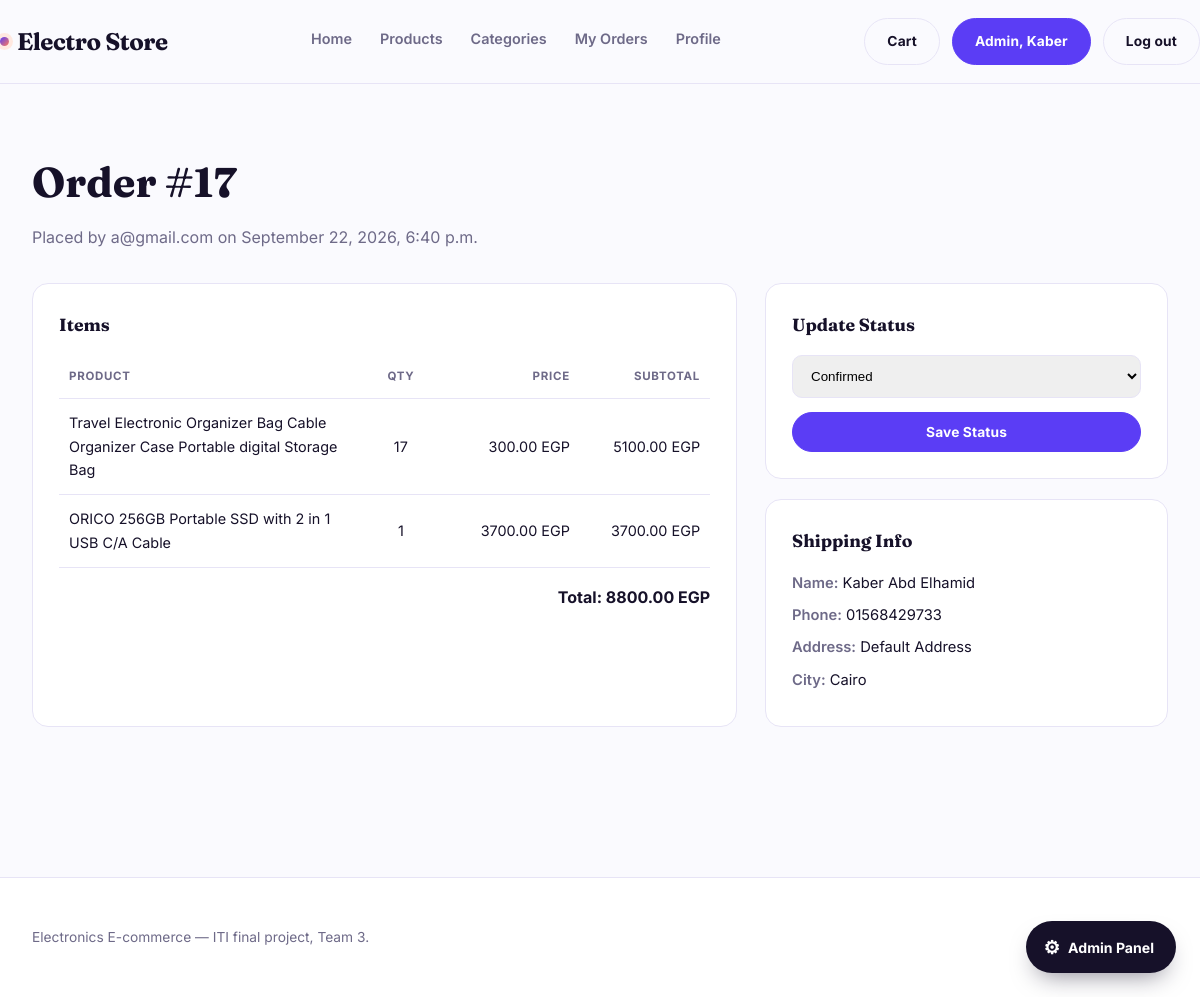
The app's page /orders/manage/17/ (signed in) with its own data.
### accounts/models.py (models this page shows, shortened)
class User(AbstractUser):
    username = None
    email = models.EmailField(unique=True)
    mobile = models.CharField(max_length=11)
    USERNAME_FIELD = "email"
    REQUIRED_FIELDS = []
    objects = UserManager()

### orders/models.py (models this page shows, shortened)
class Order(models.Model):
    STATUS_CHOICES = [
        ('pending', 'Pending'),
        ('confirmed', 'Confirmed'),
        ('shipped', 'Shipped'),
        ('delivered', 'Delivered'),
        ('cancelled', 'Cancelled'),
    ]
    user = models.ForeignKey(
        settings.AUTH_USER_MODEL,
        on_delete=models.CASCADE,
        related_name='orders'
    )
    shipping_full_name = models.CharField(max_length=150)
    shipping_phone = models.CharField(max_length=11)
    shipping_address = models.CharField(max_length=255)
    shipping_city = models.CharField(max_length=100)
    total = models.DecimalField(max_digits=10, decimal_places=2)
    status = models.CharField(max_length=20, choices=STATUS_CHOICES, default='pending')
    created_at = models.DateTimeField(auto_now_add=True)
    class Meta:
        ordering = ['-created_at']

class OrderItem(models.Model):
    order = models.ForeignKey(
        Order,
        on_delete=models.CASCADE,
        related_name='items'
    )
    product = models.ForeignKey(
        Product,
        on_delete=models.PROTECT,
        related_name='order_items'
    )
    quantity = models.PositiveIntegerField()
    price_at_purchase = models.DecimalField(max_digits=10, decimal_places=2)
    def subtotal(self):
        return self.quantity * self.price_at_purchase

### catalog/models.py (models this page shows, shortened)
class Product(models.Model):
    name = models.CharField(max_length=200)
    slug = models.SlugField(max_length=220, unique=True, blank=True)
    description = models.TextField()
    price = models.DecimalField(max_digits=10, decimal_places=2)
    stock = models.PositiveIntegerField(default=0)
    image = models.ImageField(upload_to='products/')
    category = models.ForeignKey(
        Category,
        on_delete=models.PROTECT,
        related_name='products'
    )
    is_active = models.BooleanField(default=True)
    created_at = models.DateTimeField(auto_now_add=True)
    updated_at = models.DateTimeField(auto_now=True)
    class Meta:
        ordering = ['-created_at']

### orders/views.py (the view, shortened to what this page needs)
# urls.py: path('manage/<int:order_id>/', views.admin_order_detail, name='admin_order_detail'),
@staff_member_required
def admin_order_detail(request, order_id):
	order = get_object_or_404(
		Order.objects.select_related('user').prefetch_related('items__product'),
		id=order_id,
	)
	return render(request, 'orders/admin_order_detail.html', {'order': order})

### templates/orders/admin_order_detail.html (shortened to what this page needs)
{% extends "base.html" %}
{% block content %}
<section class="order-detail-page">
    <div class="wrap">
    <h1>Order #{{ order.id }}</h1>
    <p class="order-meta">
        Placed by {{ order.user.email }}
        on {{ order.created_at|date:"F j, Y, g:i a" }}
    </p>
    <div class="order-grid">
        <div class="order-panel">
            <h2>Items</h2>
            <table class="order-items">
                <thead>
                    <tr>
                        <th>Product</th>
                        <th>Qty</th>
                        <th>Price</th>
                        <th>Subtotal</th>
                    </tr>
                </thead>
                <tbody>
                    {% for item in order.items.all %}
                    <tr>
                        <td>{{ item.product.name }}</td>
                        <td>{{ item.quantity }}</td>
                        <td>{{ item.price_at_purchase }} EGP</td>
                        <td>{{ item.subtotal }} EGP</td>
                    </tr>
                    {% endfor %}
                </tbody>
            </table>
            <p style="text-align:right;margin-top:16px;font-weight:700">
                Total: {{ order.total }} EGP
            </p>
        </div>
        <div>
            <div class="order-panel" style="margin-bottom:20px">
                <h2>Update Status</h2>
                <form class="status-form" method="post">
                    <select name="status">
                        {% for value, label in order.STATUS_CHOICES %}
                            <option value="{{ value }}"
                                {% if order.status == value %}selected{% endif %}>
                                {{ label }}
                            </option>
                        {% endfor %}
                    </select>
                    <button class="btn" type="submit" style="width:100%">
                        <span>Save Status</span>
                    </button>
                </form>
            </div>
            <div class="order-panel">
                <h2>Shipping Info</h2>
                <p class="ship-line">
                    <strong>Name:</strong> {{ order.shipping_full_name }}
                </p>
                <p class="ship-line">
                    <strong>Phone:</strong> {{ order.shipping_phone }}
                </p>
                <p class="ship-line">
                    <strong>Address:</strong> {{ order.shipping_address }}
                </p>
                <p class="ship-line">
                    <strong>City:</strong> {{ order.shipping_city }}
                </p>
            </div>
        </div>
    </div>
</div>
</section>
{% endblock %}

### templates/base.html (shortened to what this page needs)
{% load static %}
<!DOCTYPE html>
<html lang="en">
<head>
  <link rel="stylesheet" href="{% static 'css/base.css' %}">
</head>
<body>
  <header class="top" id="siteHeader">
    <div class="wrap top-in">
      <a class="brand" href="{% url 'catalog:home' %}"><span class="brand-dot"></span>Electro Store</a>
      <nav class="nav">
        <a href="{% url 'catalog:home' %}">Home</a>
        <a href="{% url 'catalog:product_list' %}">Products</a>
        <a href="{% url 'catalog:category_list' %}">Categories</a>
        {% if user.is_authenticated %}
        {% if user.is_staff %}
        <a href="{% url 'orders:order_history' %}">My Orders</a>
        {% else %}
        <a href="{% url 'orders:order_history' %}">My Orders</a>
        {% endif %}
        <a href="{% url 'accounts:profile' %}">Profile</a>
        {% endif %}
      </nav>
      <div class="nav-act">
        <a class="btn btn-ghost" href="{% url 'cart:cart_detail' %}"><span>Cart</span></a>
        {% if user.is_authenticated %}
        <a class="btn" href="{% url 'accounts:profile' %}">
          <span>
            {% if user.is_staff %}
            Admin, {{ user.first_name }}
            {% else %}
            {{ user.first_name|default:"Account" }}
            {% endif %}
          </span>
        </a>
        <a class="btn btn-ghost" href="{% url 'accounts:logout' %}">
          <span>Log out</span>
        </a>
        {% endif %}
      </div>
    </div>
  </header>
  {% if user.is_authenticated and user.is_staff %}
  <button class="admin-toggle" id="adminToggle" title="Open Admin Panel">
    <span class="icon">⚙</span><span>Admin Panel</span>
  </button>
  {% endif %}
  <main>
    {% block content %}{% endblock %}
  </main>
  <footer class="foot">
    <div class="wrap foot-in">
      <div>Electronics E-commerce — ITI final project, Team 3.</div>
      <div>Crafted with Django.</div>
    </div>
  </footer>
</body>
</html>

### static/css/base.css (style rules this page uses)
:root { --bg:#FAFAFE; --surface:#FFFFFF; --ink:#161129; --muted:#6E6A88; --line:#E7E4F6; --primary:#5B3DF5; --primary-deep:#3B24B8; --accent:#FF7A59; --accent-soft:#FFE8E0; --mint:#12B886; --display:"Fraunces",Georgia,serif; --body:"Inter",system-ui,-apple-system,"Segoe UI",sans-serif; }
* { box-sizing:border-box }
body { margin:0;background:var(--bg);color:var(--ink); font-family:var(--body);font-size:16px;line-height:1.65; -webkit-font-smoothing:antialiased; }
a { color:inherit;text-decoration:none }
.wrap { max-width:1260px;margin:0 auto;padding:0 32px }
.top { border-bottom:1px solid var(--line);background:rgba(250,250,254,.9); backdrop-filter:blur(10px);position:sticky;top:0;z-index:30; transition:box-shadow .3s ease }
.top-in { display:flex;align-items:center;justify-content:space-between; gap:28px;padding:18px 0 }
.brand { font-family:var(--display);font-size:1.5rem;font-weight:700; letter-spacing:-.02em;color:var(--ink);display:flex;align-items:center;gap:8px }
.brand-dot { width:9px;height:9px;border-radius:50%; background:linear-gradient(135deg,var(--primary),var(--accent)); box-shadow:0 0 0 4px var(--accent-soft) }
.nav { display:flex;gap:28px;font-size:.9rem;font-weight:600 }
.nav a { position:relative;padding-bottom:4px;color:var(--muted);transition:color .2s ease }
.nav a::after { content:"";position:absolute;left:0;bottom:0;width:100%;height:2px; border-radius:2px;background:linear-gradient(90deg,var(--primary),var(--accent)); transform:scaleX(0);transform-origin:right; transition:transform .35s cubic-bezier(.4,0,.2,1) }
.nav-act { display:flex;gap:12px;align-items:center }
.btn { position:relative;overflow:hidden;display:inline-block; font-family:var(--body);font-size:.86rem;font-weight:700;letter-spacing:.01em; padding:11px 22px;border-radius:999px;border:1px solid var(--primary); background:var(--primary);color:#fff;cursor:pointer; transition:transform .25s cubic-bezier(.2,.7,.3,1),box-shadow .25s ease,background .25s ease; }
.btn span { position:relative;z-index:1 }
.btn-ghost { background:transparent;color:var(--ink);border-color:var(--line) }
.foot { border-top:1px solid var(--line);margin-top:110px;padding:48px 0; font-size:.86rem;color:var(--muted);background:var(--surface) }
.foot-in { display:flex;flex-wrap:wrap;gap:20px;justify-content:space-between }
.admin-toggle { position:fixed;right:24px;bottom:24px;z-index:40; height:52px;padding:0 22px 0 18px;border-radius:999px; background:var(--ink);color:#fff;display:flex;align-items:center; gap:8px;font-family:var(--body);font-size:.88rem;font-weight:700; border:none;cursor:pointer; box-shadow:0 12px 24px -10px rgba(22,17,41,.5); transition:transform .25s ease }
.admin-toggle .icon { font-size:1.15rem }

### templates/orders/admin_order_detail.html (style rules this page uses)
.order-detail-page { padding: 64px 0 40px; }
.order-detail-page h1 { font-family: var(--display); font-size: clamp(1.8rem, 3.6vw, 2.6rem); margin: 0 0 8px; }
.order-meta { color: var(--muted); margin: 0 0 32px; }
.order-grid { display: grid; grid-template-columns: 1.4fr .8fr; gap: 28px; }
.order-panel { background: var(--surface); border: 1px solid var(--line); border-radius: 16px; padding: 26px; }
.order-panel h2 { font-family: var(--display); font-size: 1.1rem; margin: 0 0 16px; }
.order-items { width: 100%; border-collapse: collapse; table-layout: fixed; }
.order-items th, .order-items td { padding: 12px 10px; border-bottom: 1px solid var(--line); font-size: .9rem; vertical-align: middle; }
.order-items th { color: var(--muted); font-size: .72rem; text-transform: uppercase; letter-spacing: .06em; }
.order-items th:first-child, .order-items td:first-child { width: 45%; text-align: left; }
.order-items th:nth-child(2), .order-items td:nth-child(2) { width: 15%; text-align: center; }
.order-items th:nth-child(3), .order-items td:nth-child(3) { width: 20%; text-align: right; }
.order-items th:nth-child(4), .order-items td:nth-child(4) { width: 20%; text-align: right; }
.status-form select { width: 100%; padding: 12px 14px; border: 1px solid var(--line); border-radius: 10px; margin-bottom: 14px; }
.ship-line { margin: 0 0 8px; font-size: .92rem; }
.ship-line strong { color: var(--muted); font-weight: 600; }

### records on screen
User: first_name "Kaber"
Order: id "17", user.email "a@gmail.com", created_at "September 22, 2026, 6:40 p.m.", total "8800.00", status "Confirmed", shipping_full_name "Kaber Abd Elhamid", shipping_phone "01568429733", shipping_address "Default Address", shipping_city "Cairo"
OrderItem: product.name "Travel Electronic Organizer Bag Cable Organizer Case Portable digital Storage Bag", quantity "17", price_at_purchase "300.00", subtotal "5100.00"
OrderItem: product.name "ORICO 256GB Portable SSD with 2 in 1 USB C/A Cable", quantity "1", price_at_purchase "3700.00", subtotal "3700.00"
